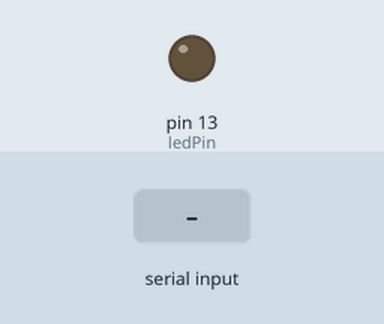
The sketch below on a simulated Arduino Uno, built with avr-gcc and run on an emulated ATmega328P. Shown: output pins drawn as LEDs (lit = HIGH). The test bench sets the inputs (shaded band).

Above: at 1.2 s.
1.3 s: "1" received over Serial
At 1.8 s:
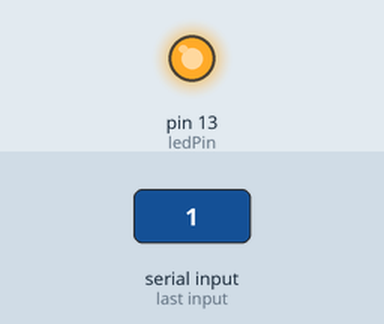
2.8 s: "0" received over Serial
At 4.1 s:
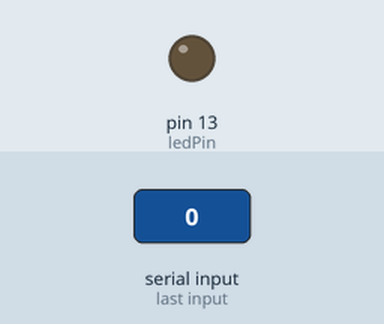
Timing chart, 0 to 5.8 s (numbered marks = the images above; inputs shaded):
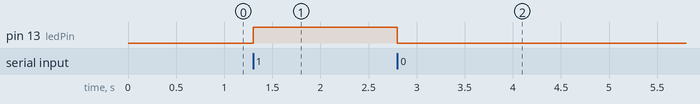

Measured:
- after the input at 1.3 s, pin 13 (ledPin): LOW → HIGH at once
- after the input at 2.8 s, pin 13 (ledPin): HIGH → LOW at once

The sketch:

bluetooth.ino
```cpp
#include <SoftwareSerial.h>
#include <string.h>
SoftwareSerial BT(10, 9); // 接收, 傳送
const byte ledPin = 13;
char val; // 儲存接收資料的變數
String recStr; // 儲存接收資料的變數
int recStrLen;
void setup() {
  pinMode(ledPin, OUTPUT);
  Serial.begin(9600);
}
void loop() {
  if (Serial.available() ){
    val = Serial.read();
    switch (val) {
      case '0': // 若接收到0...
        digitalWrite(ledPin, LOW); // 關閉LED
        break;
      case '1': // 若接收到1...
        digitalWrite(ledPin, HIGH); // 點亮LED
        break;
    }
  }
}
```
